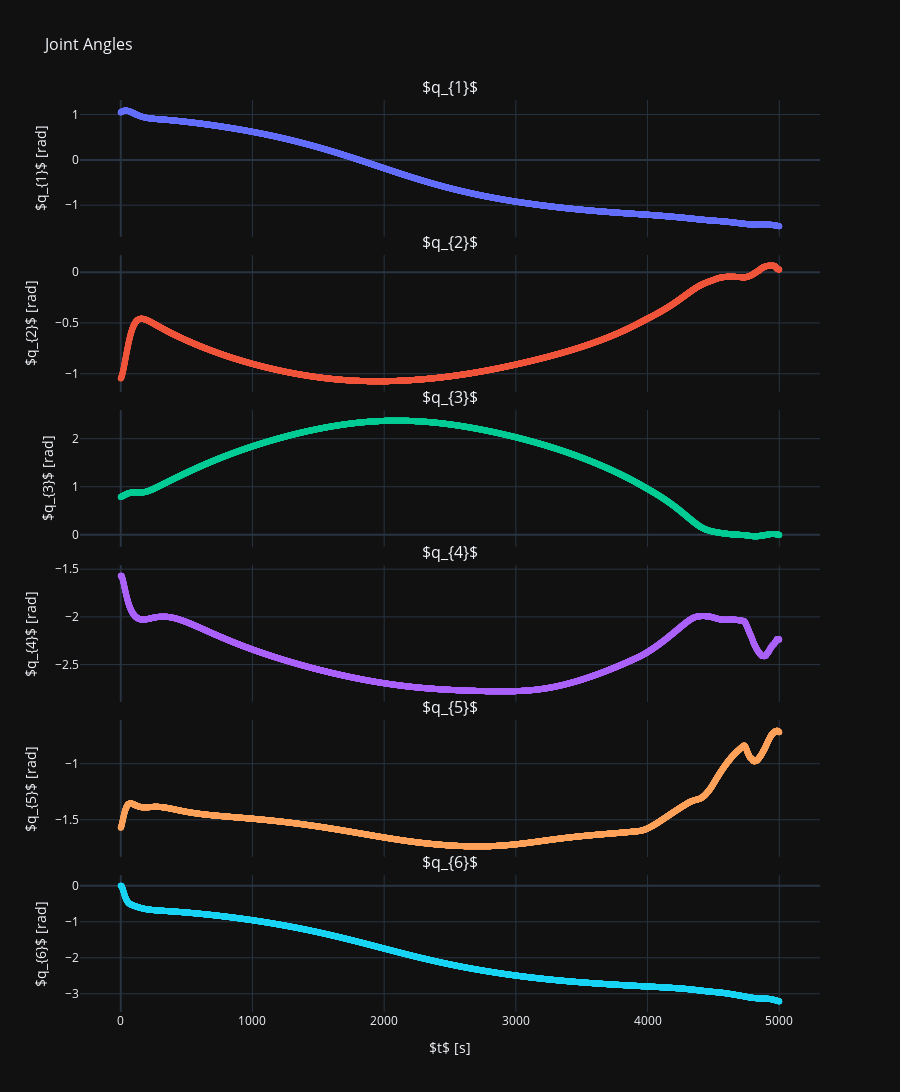
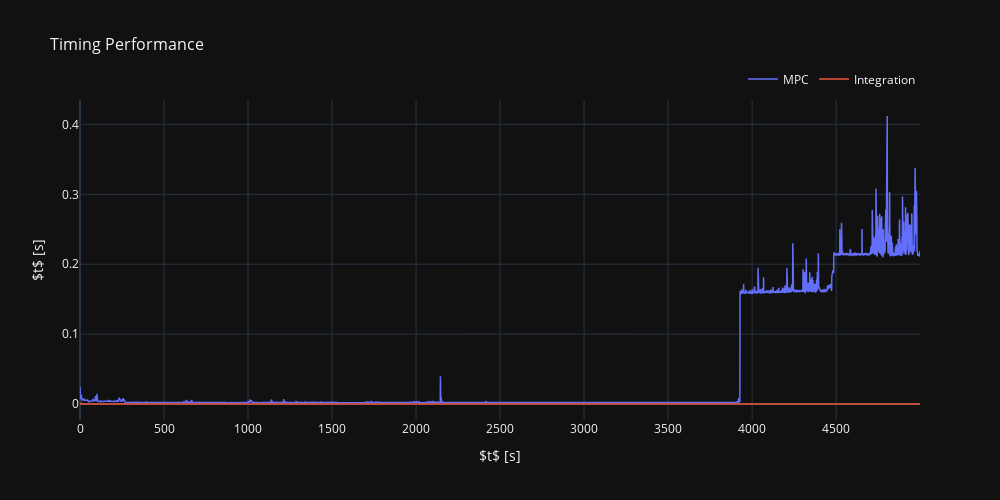
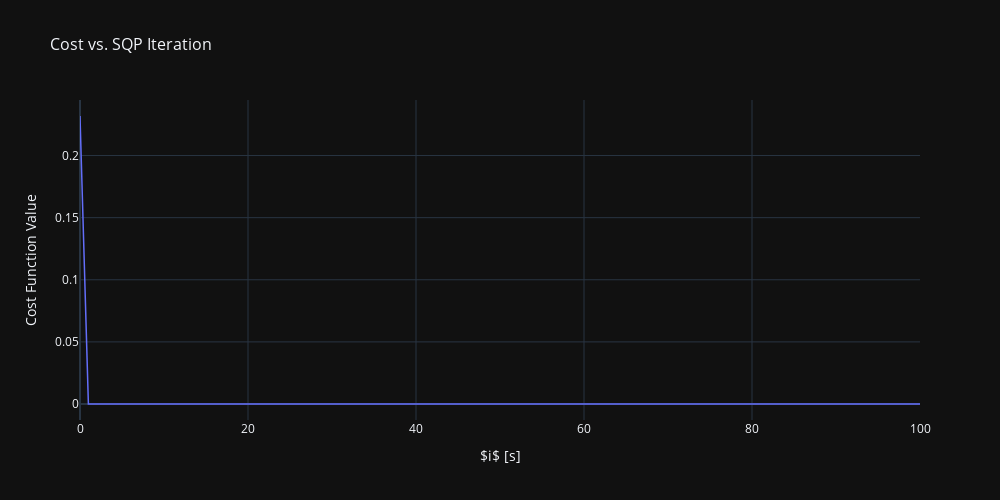
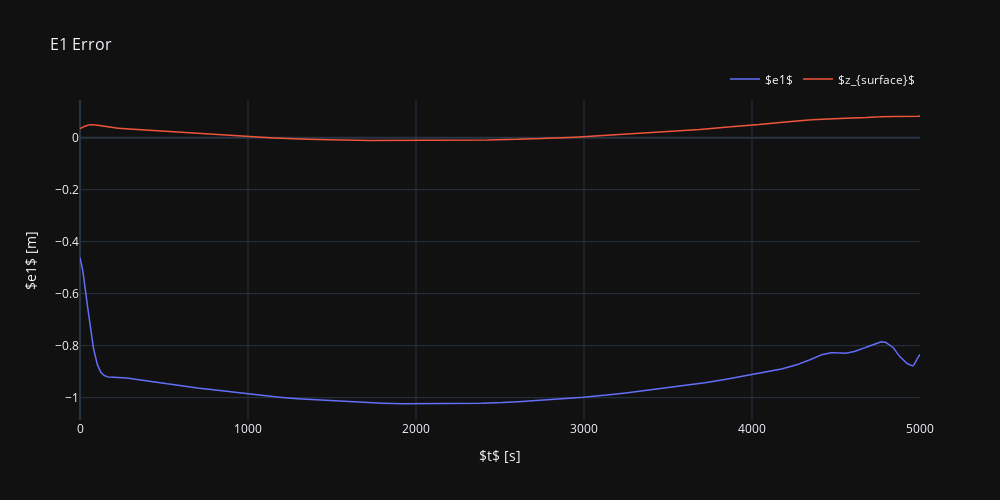

The notebook cell saved with these charts, in order:
### Code cell
from plotter import Plotter
from matplotlib import pyplot as plt

plotter = Plotter()
t = sim0_results['time']
q = sim0_results['q']

#Joint Angles Plot
fig_joints = plotter.joint_angles(t, q, title="Joint Angles")

#e1 error plot
ee_xyz = sim0_results["ee_pose"][:3]

R_ee_t = np.array([
    [1.0,  0.0,  0.0],
    [0.0, -1.0,  0.0],
    [0.0,  0.0, -1.0],
])
ee_task = R_ee_t @ ee_xyz + np.array([0.0, 0.0, 1.0])[:, np.newaxis]

e1 = np.zeros(ee_task.shape[1])
z_surface = np.zeros(ee_task.shape[1])

for i in range(ee_task.shape[1]):
    e1[i] = sim0.surface.get_point_on_surface(ee_task[0, i], ee_task[1, i]) - ee_task[2, i]
    z_surface[i] = sim0.surface.get_point_on_surface(ee_task[0, i], ee_task[1, i])
fig_e1 = plotter.generic_plot(t, e1, z_surface, xlabel="$t$ [s]", ylabel="$e1$ [m]", title="E1 Error", labels=["$e1$", "$z_{surface}$"])

#Acados
stats = sim0.mpc.solver.get_stats('statistics')

#SQP Iteration Plot
sqp_iter = np.arange(1,sim0.mpc.solver.get_stats('sqp_iter') + 1)
fig_cost_itr = plotter.generic_plot(t, stats[3,:], xlabel="$i$ [s]", ylabel="Cost Function Value", title="Cost vs. SQP Iteration", labels=["Cost"])
print(sim0.mpc.solver.get_stats("statistics")[:,0].shape)
print(sim0.mpc.solver.get_stats("residuals").shape)

#Timing Performance Plot
fig_timing = plotter.generic_plot(
    t, 
    sim0.mpc_time, 
    sim0.integration_time, 
    xlabel="$t$ [s]", 
    ylabel="$t$ [s]", 
    title="Timing Performance", 
    labels=["MPC", "Integration"])

# Plot cost vs SQP iteration
#Show Plots
plotter.show(fig_joints)
plotter.show(fig_timing)
plotter.show(fig_cost_itr)
plotter.show(fig_e1)

### Figure 1 — Plotly figure (JSON) as saved in the notebook; plotly's stock layout.template omitted (floating-point values rounded to 4 significant figures; data arrays with more than 128 entries replaced by an {"elided": "..."} marker saying what was removed)
{"data": [{"line": {"color": "#636EFA", "width": 1.5}, "mode": "lines+markers", "name": "$q_{1}$", "type": "scatter", "x": {"elided": "5001 int values"}, "xaxis": "x", "y": {"elided": "5001 float values"}, "yaxis": "y"}, {"line": {"color": "#EF553B", "width": 1.5}, "mode": "lines+markers", "name": "$q_{2}$", "type": "scatter", "x": {"elided": "5001 int values"}, "xaxis": "x2", "y": {"elided": "5001 float values"}, "yaxis": "y2"}, {"line": {"color": "#00CC96", "width": 1.5}, "mode": "lines+markers", "name": "$q_{3}$", "type": "scatter", "x": {"elided": "5001 int values"}, "xaxis": "x3", "y": {"elided": "5001 float values"}, "yaxis": "y3"}, {"line": {"color": "#AB63FA", "width": 1.5}, "mode": "lines+markers", "name": "$q_{4}$", "type": "scatter", "x": {"elided": "5001 int values"}, "xaxis": "x4", "y": {"elided": "5001 float values"}, "yaxis": "y4"}, {"line": {"color": "#FFA15A", "width": 1.5}, "mode": "lines+markers", "name": "$q_{5}$", "type": "scatter", "x": {"elided": "5001 int values"}, "xaxis": "x5", "y": {"elided": "5001 float values"}, "yaxis": "y5"}, {"line": {"color": "#19D3F3", "width": 1.5}, "mode": "lines+markers", "name": "$q_{6}$", "type": "scatter", "x": {"elided": "5001 int values"}, "xaxis": "x6", "y": {"elided": "5001 float values"}, "yaxis": "y6"}], "layout": {"annotations": [{"font": {"size": 16}, "showarrow": false, "text": "$q_{1}$", "x": 0.5, "xanchor": "center", "xref": "paper", "y": 1, "yanchor": "bottom", "yref": "paper"}, {"font": {"size": 16}, "showarrow": false, "text": "$q_{2}$", "x": 0.5, "xanchor": "center", "xref": "paper", "y": 0.83, "yanchor": "bottom", "yref": "paper"}, {"font": {"size": 16}, "showarrow": false, "text": "$q_{3}$", "x": 0.5, "xanchor": "center", "xref": "paper", "y": 0.66, "yanchor": "bottom", "yref": "paper"}, {"font": {"size": 16}, "showarrow": false, "text": "$q_{4}$", "x": 0.5, "xanchor": "center", "xref": "paper", "y": 0.49, "yanchor": "bottom", "yref": "paper"}, {"font": {"size": 16}, "showarrow": false, "text": "$q_{5}$", "x": 0.5, "xanchor": "center", "xref": "paper", "y": 0.32, "yanchor": "bottom", "yref": "paper"}, {"font": {"size": 16}, "showarrow": false, "text": "$q_{6}$", "x": 0.5, "xanchor": "center", "xref": "paper", "y": 0.15, "yanchor": "bottom", "yref": "paper"}], "height": 1200, "showlegend": false, "title": {"font": {"size": 16}, "text": "Joint Angles"}, "xaxis": {"anchor": "y", "domain": [0, 1], "matches": "x6", "showticklabels": false}, "xaxis2": {"anchor": "y2", "domain": [0, 1], "matches": "x6", "showticklabels": false}, "xaxis3": {"anchor": "y3", "domain": [0, 1], "matches": "x6", "showticklabels": false}, "xaxis4": {"anchor": "y4", "domain": [0, 1], "matches": "x6", "showticklabels": false}, "xaxis5": {"anchor": "y5", "domain": [0, 1], "matches": "x6", "showticklabels": false}, "xaxis6": {"anchor": "y6", "domain": [0, 1], "title": {"text": "$t$ [s]"}}, "yaxis": {"anchor": "x", "domain": [0.85, 1], "title": {"text": "$q_{1}$ [rad]"}}, "yaxis2": {"anchor": "x2", "domain": [0.68, 0.83], "title": {"text": "$q_{2}$ [rad]"}}, "yaxis3": {"anchor": "x3", "domain": [0.51, 0.66], "title": {"text": "$q_{3}$ [rad]"}}, "yaxis4": {"anchor": "x4", "domain": [0.34, 0.49], "title": {"text": "$q_{4}$ [rad]"}}, "yaxis5": {"anchor": "x5", "domain": [0.17, 0.32], "title": {"text": "$q_{5}$ [rad]"}}, "yaxis6": {"anchor": "x6", "domain": [0, 0.15], "title": {"text": "$q_{6}$ [rad]"}}}}

### Figure 2 — Plotly figure (JSON) as saved in the notebook; plotly's stock layout.template omitted (floating-point values rounded to 4 significant figures; data arrays with more than 128 entries replaced by an {"elided": "..."} marker saying what was removed)
{"data": [{"line": {"color": "#636EFA", "width": 1.5}, "mode": "lines", "name": "MPC", "type": "scatter", "x": {"elided": "5001 int values"}, "y": {"elided": "5000 float values"}}, {"line": {"color": "#EF553B", "width": 1.5}, "mode": "lines", "name": "Integration", "type": "scatter", "x": {"elided": "5001 int values"}, "y": {"elided": "5000 float values"}}], "layout": {"height": 500, "legend": {"orientation": "h", "x": 1, "xanchor": "right", "y": 1.02, "yanchor": "bottom"}, "title": {"font": {"size": 16}, "text": "Timing Performance"}, "width": 1000, "xaxis": {"title": {"text": "$t$ [s]"}}, "yaxis": {"title": {"text": "$t$ [s]"}}}}

### Figure 3 — Plotly figure (JSON) as saved in the notebook; plotly's stock layout.template omitted (floating-point values rounded to 4 significant figures; data arrays with more than 128 entries replaced by an {"elided": "..."} marker saying what was removed)
{"data": [{"line": {"color": "#636EFA", "width": 1.5}, "mode": "lines", "name": "Cost", "type": "scatter", "x": {"elided": "5001 int values"}, "y": [0.2318, 0.0, 0.0, 0.0, 0.0, 0.0, 0.0, 0.0, 0.0, 0.0, 0.0, 0.0, 0.0, 0.0, 0.0, 0.0, 0.0, 0.0, 0.0, 0.0, 0.0, 0.0, 0.0, 0.0, 0.0, 0.0, 0.0, 0.0, 0.0, 0.0, 0.0, 0.0, 0.0, 0.0, 0.0, 0.0, 0.0, 0.0, 0.0, 0.0, 0.0, 0.0, 0.0, 0.0, 0.0, 0.0, 0.0, 0.0, 0.0, 0.0, 0.0, 0.0, 0.0, 0.0, 0.0, 0.0, 0.0, 0.0, 0.0, 0.0, 0.0, 0.0, 0.0, 0.0, 0.0, 0.0, 0.0, 0.0, 0.0, 0.0, 0.0, 0.0, 0.0, 0.0, 0.0, 0.0, 0.0, 0.0, 0.0, 0.0, 0.0, 0.0, 0.0, 0.0, 0.0, 0.0, 0.0, 0.0, 0.0, 0.0, 0.0, 0.0, 0.0, 0.0, 0.0, 0.0, 0.0, 0.0, 0.0, 0.0, 0.0]}], "layout": {"height": 500, "legend": {"orientation": "h", "x": 1, "xanchor": "right", "y": 1.02, "yanchor": "bottom"}, "title": {"font": {"size": 16}, "text": "Cost vs. SQP Iteration"}, "width": 1000, "xaxis": {"title": {"text": "$i$ [s]"}}, "yaxis": {"title": {"text": "Cost Function Value"}}}}

### Figure 4 — Plotly figure (JSON) as saved in the notebook; plotly's stock layout.template omitted (floating-point values rounded to 4 significant figures; data arrays with more than 128 entries replaced by an {"elided": "..."} marker saying what was removed)
{"data": [{"line": {"color": "#636EFA", "width": 1.5}, "mode": "lines", "name": "$e1$", "type": "scatter", "x": {"elided": "5001 int values"}, "y": {"elided": "5001 float values"}}, {"line": {"color": "#EF553B", "width": 1.5}, "mode": "lines", "name": "$z_{surface}$", "type": "scatter", "x": {"elided": "5001 int values"}, "y": {"elided": "5001 float values"}}], "layout": {"height": 500, "legend": {"orientation": "h", "x": 1, "xanchor": "right", "y": 1.02, "yanchor": "bottom"}, "title": {"font": {"size": 16}, "text": "E1 Error"}, "width": 1000, "xaxis": {"title": {"text": "$t$ [s]"}}, "yaxis": {"title": {"text": "$e1$ [m]"}}}}
